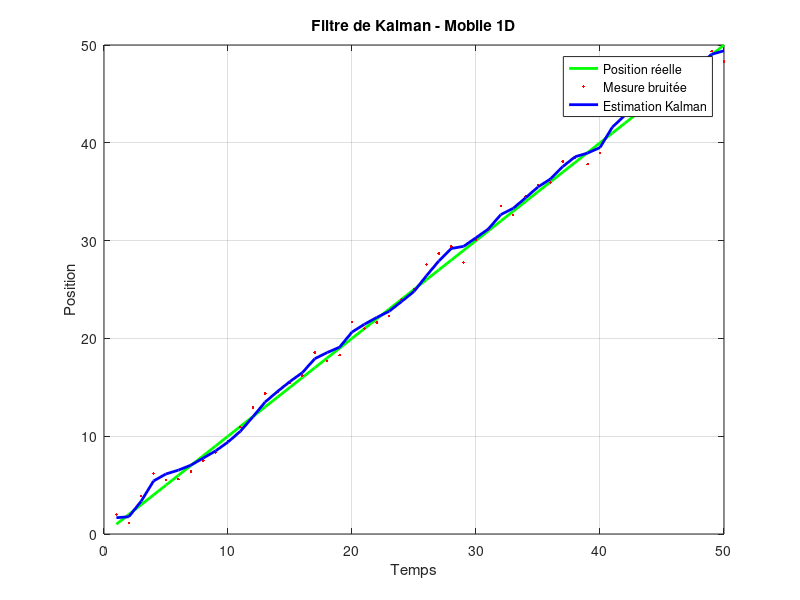

This figure's MATLAB source:
clc; clear; close all;

%% 1. Paramètres
dt = 1; % pas de temps

A = [1 dt;
     0 1];     % matrice dynamique

H = [1 0];     % on mesure seulement la position

Q = [0.01 0;
     0 0.01];  % bruit du modèle

R = 1;         % bruit de mesure

%% 2. Initialisation
X = [0; 1];    % état initial [position; vitesse]
P = eye(2);    % matrice de covariance

%% 3. Simulation
N = 50;                % nombre d'itérations
x_true = zeros(1,N);   % vraie position
z = zeros(1,N);        % mesure bruitée
x_est = zeros(1,N);    % estimation Kalman

x = 0; % position réelle
v = 1; % vitesse réelle

for k = 1:N
    
    %%  Système réel 
    x = x + v*dt;
    x_true(k) = x;
    
    %%  Mesure bruitée 
    z(k) = x + randn*1;
    
    %%  Filtre de Kalman 
    
    % 1. Prédiction
    X_pred = A * X;
    P_pred = A * P * A' + Q;
    
    % 2. Gain de Kalman
    K = P_pred * H' / (H * P_pred * H' + R);
    
    % 3. Correction
    X = X_pred + K * (z(k) - H * X_pred);
    P = (eye(2) - K * H) * P_pred;
    
    % Sauvegarde position estimée
    x_est(k) = X(1);
end

%% 4. Affichage des résultats
figure;
plot(x_true, 'g', 'LineWidth',2); hold on;
plot(z, 'r.');
plot(x_est, 'b', 'LineWidth',2);

legend('Position réelle','Mesure bruitée','Estimation Kalman');
title('Filtre de Kalman - Mobile 1D');
xlabel('Temps');
ylabel('Position');
grid on;
